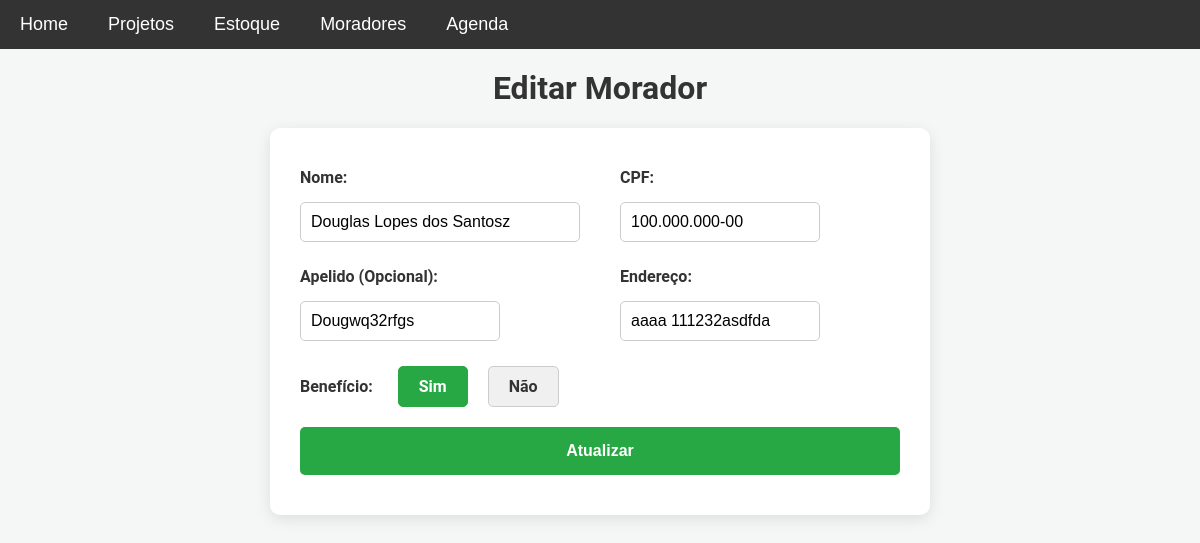
Screenshot of /editar_morador/1 with the database file from the repository.
### models.py (models this page shows)
class Morador(db.Model):
    id = db.Column(db.Integer, primary_key=True)
    nome = db.Column(db.String(100), nullable=False)
    cpf = db.Column(db.String(14), nullable=False, unique=True)  # CPF com formato XXX.XXX.XXX-XX
    apelido = db.Column(db.String(50), nullable=True)
    endereco = db.Column(db.String(200), nullable=False)
    beneficio = db.Column(db.Boolean, default=False)  # True para 'Sim', False para 'Não'

### app.py (the view, shortened to what this page needs)
@app.route('/editar_morador/<int:morador_id>', methods=['GET', 'POST'])
def editar_morador(morador_id):
    morador = Morador.query.get_or_404(morador_id)
    return render_template('editar_morador.html', morador=morador)

### templates/editar_morador.html (shortened to what this page needs)
{% extends 'base.html' %}
{% block content %}
<h1 class="text-center">Editar Morador</h1>
<form method="POST" action="{{ url_for('editar_morador', morador_id=morador.id) }}" class="form-container">
    <div class="form-row">
        <div class="form-group">
            <label for="nome">Nome:</label>
            <input type="text" name="nome" id="nome" value="{{ morador.nome }}" required class="form-control" pattern="[A-Za-zÀ-ÿ\s]+" title="O nome deve conter apenas letras e espaços">
        </div>
        <div class="form-group">
            <label for="cpf">CPF:</label>
            <input type="text" name="cpf" id="cpf" value="{{ morador.cpf }}" required class="form-control" maxlength="14" pattern="\d{3}\.\d{3}\.\d{3}-\d{2}" title="CPF no formato xxx.xxx.xxx-xx">
        </div>
    </div>
    <div class="form-row">
        <div class="form-group">
            <label for="apelido">Apelido (Opcional):</label>
            <input type="text" name="apelido" value="{{ morador.apelido }}" class="form-control">
        </div>
        <div class="form-group">
            <label for="endereco">Endereço:</label>
            <input type="text" name="endereco" value="{{ morador.endereco }}" required class="form-control">
        </div>
    </div>
    <div class="form-group radio-group">
        <label>Benefício:</label>
        <div>
            <label for="sim" class="btn-filter">Sim</label>
            <label for="nao" class="btn-filter">Não</label>
        </div>
    </div>
    <div class="form-group text-center">
        <button type="submit" class="filter-button btn-lg">Atualizar</button>
    </div>
</form>
{% endblock %}

### static/css/style.css (style rules this page uses)
body { font-family: 'Roboto', sans-serif; background-color: #f4f7f6; margin: 0; padding: 0; color: #333; }
h1, h3 { text-align: center; margin-top: 0; }
form { background-color: white; padding: 20px; border-radius: 10px; box-shadow: 0 4px 10px rgba(0, 0, 0, 0.1); margin-bottom: 20px; }
input[type="text"], input[type="date"], textarea, select { width: 100%; padding: 10px; margin: 10px 0; border: 1px solid #ccc; border-radius: 5px; font-size: 16px; box-sizing: border-box; }
form input[type="text"], form input[type="date"] { max-width: 200px; display: inline-block; margin-right: 10px; }
button, .btn { display: inline-block; padding: 10px 20px; background-color: #28a745; color: white; border: none; border-radius: 5px; font-size: 16px; font-weight: bold; cursor: pointer; transition: background-color 0.3s ease, color 0.3s ease; }
.btn-filter { padding: 10px 20px; background-color: #f0f0f0; color: #333; border: 1px solid #ccc; border-radius: 5px; margin: 0 5px; text-align: center; }
input[type="radio"]:checked+.btn-filter { background-color: #28a745; color: white; border-color: #28a745; }
.form-container, #entrada-page .entrada-form-container, #saida-page .saida-form-container, #cestas-page .cestas-form-container { background-color: #fff; padding: 30px; border-radius: 10px; max-width: 900px; margin: 50px auto; box-shadow: 0 4px 10px rgba(0, 0, 0, 0.1); }
.form-row { display: flex; justify-content: space-between; margin-bottom: 15px; flex-wrap: wrap; }
.form-group { flex: 1; margin-right: 20px; }
.form-group:last-child { margin-right: 0; }
.form-group label, .entrada-form-group label, .saida-form-group label { font-weight: bold; margin-bottom: 5px; }
.form-group #nome, #nome_compromisso, #search, #categoria { width: 100%; max-width: 700px; }
.filter-button { padding: 10px 20px; background-color: #4CAF50; color: white; border: none; border-radius: 5px; font-size: 16px; cursor: pointer; }
.radio-group { display: inline-flex; gap: 10px; align-items: center; margin-top: 5px; }
.form-container { max-width: 600px; margin: 0 auto; padding: 20px; background-color: #fff; border-radius: 8px; box-shadow: 0 4px 10px rgba(0, 0, 0, 0.1); }
.form-row { display: flex; justify-content: space-between; gap: 20px; margin-bottom: 15px; }
.form-group { flex: 1; }
.form-group label { font-weight: bold; margin-bottom: 5px; display: block; }
.form-control { width: 100%; padding: 10px; border: 1px solid #ccc; border-radius: 5px; box-sizing: border-box; }
.radio-group { display: flex; align-items: center; margin-bottom: 15px; }
.radio-group div { display: flex; gap: 10px; margin-left: 10px; }
.text-center { text-align: center; }
.filter-button { padding: 10px 20px; font-size: 16px; border: none; border-radius: 5px; cursor: pointer; background-color: #28a745; color: white; }
.filter-button.btn-lg { width: 100%; padding: 15px; }
.form-container { background-color: #fff; padding: 40px 30px; border-radius: 10px; max-width: 600px; width: 100%; box-shadow: 0 4px 15px rgba(0, 0, 0, 0.1); }

### rows the page displays
Morador: nome "Douglas Lopes dos Santosz", cpf "100.000.000-00", apelido "Dougwq32rfgs", endereco "aaaa 111232asdfda"
